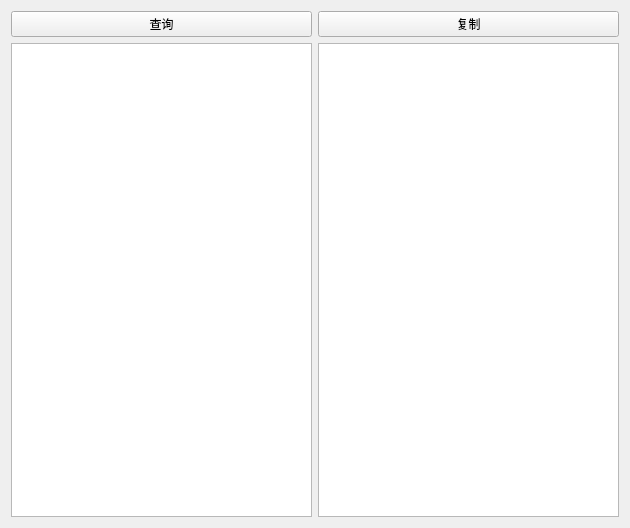
<?xml version="1.0" encoding="UTF-8"?>
<ui version="4.0">
 <class>Formpiliang</class>
 <widget class="QWidget" name="Formpiliang">
  <property name="geometry">
   <rect>
    <x>0</x>
    <y>0</y>
    <width>630</width>
    <height>528</height>
   </rect>
  </property>
  <property name="windowTitle">
   <string>批量查询</string>
  </property>
  <layout class="QHBoxLayout" name="horizontalLayout_3">
   <item>
    <layout class="QHBoxLayout" name="horizontalLayout_2">
     <item>
      <layout class="QHBoxLayout" name="horizontalLayout">
       <item>
        <layout class="QVBoxLayout" name="verticalLayout">
         <item>
          <widget class="QPushButton" name="pushButton">
           <property name="text">
            <string>查询</string>
           </property>
          </widget>
         </item>
         <item>
          <widget class="QTextEdit" name="textEdit"/>
         </item>
        </layout>
       </item>
      </layout>
     </item>
     <item>
      <layout class="QVBoxLayout" name="verticalLayout_2">
       <item>
        <widget class="QPushButton" name="pushButton_2">
         <property name="text">
          <string>复制</string>
         </property>
        </widget>
       </item>
       <item>
        <widget class="QTextEdit" name="textEdit_2">
         <property name="readOnly">
          <bool>true</bool>
         </property>
        </widget>
       </item>
      </layout>
     </item>
    </layout>
   </item>
  </layout>
 </widget>
 <resources/>
 <connections>
  <connection>
   <sender>pushButton</sender>
   <signal>clicked()</signal>
   <receiver>Formpiliang</receiver>
   <slot>piliang()</slot>
   <hints>
    <hint type="sourcelabel">
     <x>249</x>
     <y>21</y>
    </hint>
    <hint type="destinationlabel">
     <x>316</x>
     <y>4</y>
    </hint>
   </hints>
  </connection>
  <connection>
   <sender>pushButton_2</sender>
   <signal>clicked()</signal>
   <receiver>Formpiliang</receiver>
   <slot>piliangfz()</slot>
   <hints>
    <hint type="sourcelabel">
     <x>500</x>
     <y>20</y>
    </hint>
    <hint type="destinationlabel">
     <x>521</x>
     <y>5</y>
    </hint>
   </hints>
  </connection>
 </connections>
 <slots>
  <slot>piliang()</slot>
  <slot>piliangfz()</slot>
 </slots>
</ui>
